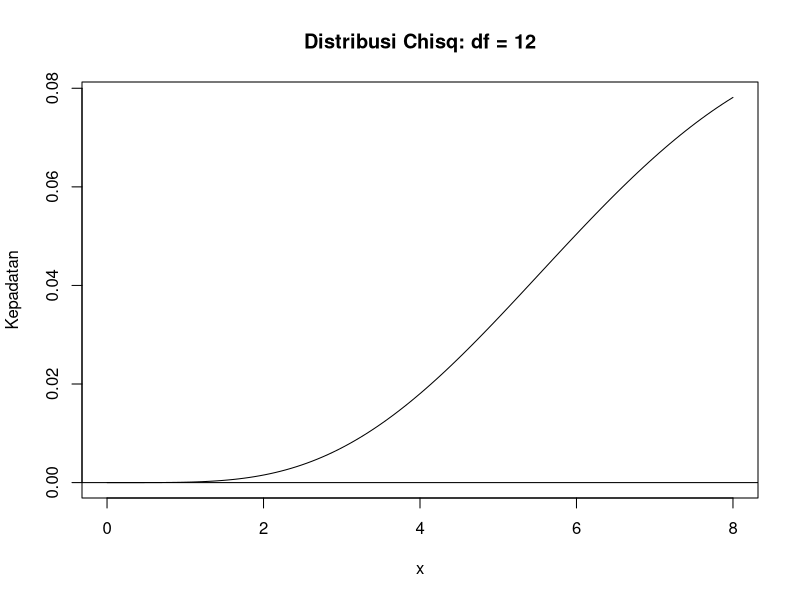

The R script that drew this image:
# Nama  : Refi Yusuf Pradana
# UPBJJ : Jakarta

#Pertanyaan 1
# data_binominal <- matrix(rbinom(30, 10, 0.3), ncol = 5)
# print(data_binominal)

# Pertanyaan 2
# df = 10
# x = seq(0,5,length.out=100)
# plot(x,dchisq(x,df),type = "l",xlab = "x",ylab = "Kerapatan",main = paste("Distribusi Chisq: df =",df))
# abline(h = 0, col = "black", lty = 1)

# Pertanyaan 3

# Contoh 1
# Perintah R untuk menghasilkan plot fungsi kepadatan distribusi chi-square 
# dengan derajat kebebasan 12. Data x yang dihasilkan berisi 120 observasi 
# dengan rentang nilai antara 0 hingga 8
df <- 12
x <- seq(0,8,length.out=120)
plot(x, dchisq(x,df),type="l",xlab = "x",ylab = "Kepadatan",main = paste("Distribusi Chisq: df =",df))
abline(h=0,col="black",lty=1)













